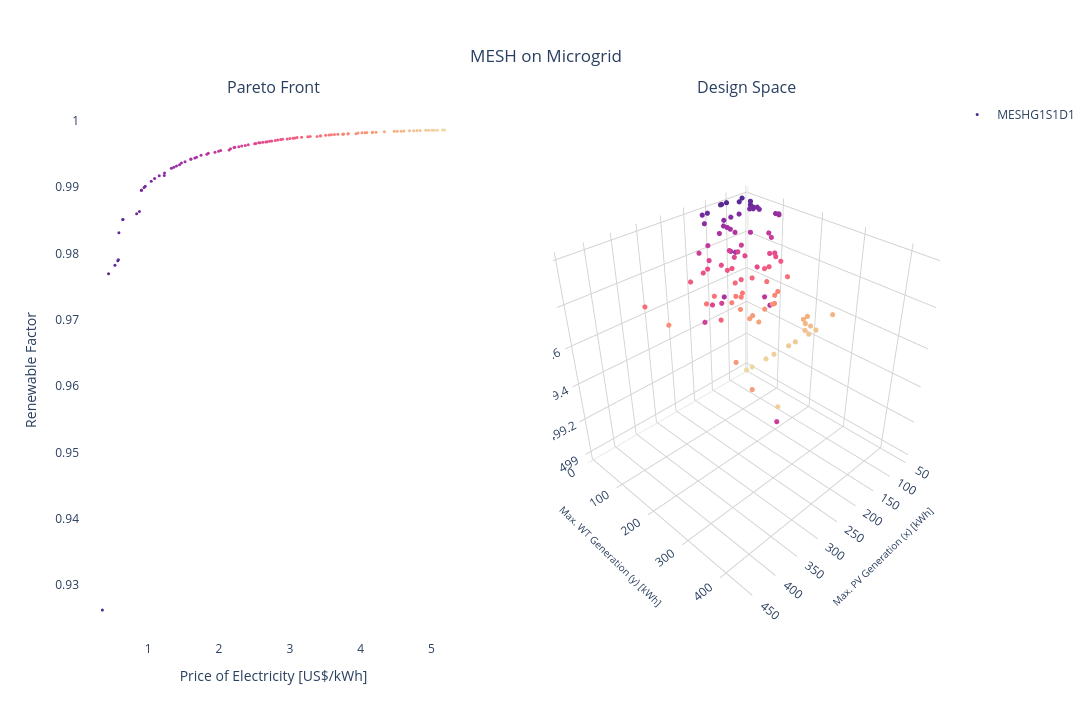

The cell this chart's notebook holds for it:
### Markdown cell above
### MESH - 2D:

### Code cell
design_space = []
pareto_front = []

objective_dim = 2
position_dim = 3
experiment_name = "LAG"

# Choosing the files
choose_global_best_attribution_type = [0] # [0, 1, 2, 3]
choose_dm_pool_type = [0] # [0, 1, 2]
choose_de_mutation_type = [0] # [0, 1, 2, 3, 4]

# Name of chosen files
file_names = [
        f"MESH_G{i+1}S{j+1}D{k+1}_{experiment_name}_{objective_dim}_{position_dim}.pkl"
        for i in choose_global_best_attribution_type
        for j in choose_dm_pool_type
        for k in choose_de_mutation_type
    ]
num_dataset = len(file_names) # Number of dataset

solid_colors = [mcolors.to_hex(cm.tab10(i)) for i in range(num_dataset + 1)] # List with solid colors

colorscales = pc.named_colorscales() # List of color scales
num_scales = len(colorscales)

for i in range(num_dataset):
  with open("../results/" + file_names[i], "rb") as f:
    r = pickle.load(f)
    design_space.append(
      go.Scatter3d(x=r['combined'][0][:,0],
                   y=r['combined'][0][:,1],
                   z=r['combined'][0][:,2],
                   mode='markers',
               	#    marker=dict(size=3, color=solid_colors[i]),
               	   marker=dict(size=3, color=r['combined'][1][:,0], colorscale=colorscales[(i+1) % num_scales]),
                   name='MESH - ' + file_names[i][5:11])
    )
    pareto_front.append(
      go.Scatter(x=r['combined'][1][:,0],
                 y=-r['combined'][1][:,1],
                 mode='markers',
             	#  marker=dict(size=3, color=solid_colors[i]),
             	 marker=dict(size=3, color=r['combined'][1][:,0], colorscale=colorscales[(i+1) % num_scales]),
                 name='MESH - ' + file_names[i][5:11],
                 showlegend=False)
    )

# Creating a subplot
fig = make_subplots(rows=1, cols=2, subplot_titles=("Pareto Front", "Design Space"), specs=[[{'type': 'scatter'}, {'type': 'scatter3d'}]])

for i in range(num_dataset):
    fig.add_trace(pareto_front[i], row=1, col=1)
    fig.add_trace(design_space[i], row=1, col=2)

# Setting layout
fig.update_layout(
    showlegend=True,
    # 2D layout
    xaxis=dict(
        title=dict(text='Price of Electricity [US$/kWh]', font=dict(size=14)),
    ),
    yaxis=dict(
        title=dict(text='Renewable Factor', font=dict(size=14)),
    ),
    # 3D layout
    scene=dict(
        camera=dict(
          eye=dict(x=1.5,y=1.5,z=1.5)
        ),
        xaxis=dict(
            title=dict(text='Max. PV Generation (x) [kWh]', font=dict(size=10)),
            backgroundcolor='white',  # X-axis background
            gridcolor='lightgray',    # Grid color on X axis 
            showbackground=True       # Show background
        ),
        yaxis=dict(
            title=dict(text='Max. WT Generation (y) [kWh]', font=dict(size=10)),
            backgroundcolor='white',  # Y-axis background
            gridcolor='lightgray',    # Grid color on Y axis
            showbackground=True       # Show background
        ),
        zaxis=dict(
            title=dict(text='Battery Capacity (z) [kWh]', font=dict(size=10)),
            backgroundcolor='white',  # Z-axis background
            gridcolor='lightgray',    # Grid color on Z axis
            showbackground=True       # Show background
        )
    ),
    title=dict(
        text='MESH on Microgrid',
        x=0.5,  # Centering the title
        xanchor='center',
        yanchor='top'
    ),
    #margin=dict(l=0, r=0, b=0, t=0), # Rearrange the margin
    width=1520,   # Figure width (pixels)
    height=720,  # Figure height (pixels)
    paper_bgcolor="white",
    plot_bgcolor='white'
)

# Showing the figure
fig.show()

### Figure 1 — Plotly figure (JSON) as saved in the notebook; plotly's stock layout.template omitted (floating-point values rounded to 4 significant figures)
{"data": [{"marker": {"color": [0.3547, 0.4427, 0.6441, 0.6441, 1.364, 1.329, 1.401, 0.9431, 0.5883, 0.9063, 0.9063, 1.044, 0.96, 0.5323, 0.5724, 0.5815, 1.092, 1.829, 2.143, 1.157, 1.995, 1.944, 2.163, 0.8385, 1.47, 1.231, 1.849, 0.8779, 1.443, 1.521, 1.604, 1.604, 1.747, 1.228, 2.68, 1.659, 2.662, 2.795, 1.684, 2.964, 2.223, 2.619, 2.414, 2.581, 3.046, 2.32, 3.429, 3.072, 2.024, 2.561, 2.37, 3.434, 2.213, 2.281, 2.871, 4.572, 3.254, 2.715, 3.747, 2.52, 3.102, 2.504, 2.898, 3.822, 3.822, 2.745, 4.474, 3.287, 4.019, 4.516, 2.83, 3.166, 4.611, 3.586, 4.69, 4.796, 3.679, 4.087, 3.63, 4.747, 4.839, 3.001, 3.759, 3.506, 3.961, 4.165, 4.165, 4.335, 4.919, 4.217, 3.553, 4.061, 4.957, 5.007, 5.04, 5.083, 5.156, 3.384, 3.933, 5.185], "colorscale": [[0, "rgb(75, 41, 145)"], [0.1667, "rgb(135, 44, 162)"], [0.3333, "rgb(192, 54, 157)"], [0.5, "rgb(234, 79, 136)"], [0.6667, "rgb(250, 120, 118)"], [0.8333, "rgb(246, 169, 122)"], [1, "rgb(237, 217, 163)"]], "size": 3}, "mode": "markers", "name": "MESHG1S1D1", "showlegend": false, "type": "scatter", "x": [0.3547, 0.4427, 0.6441, 0.6441, 1.364, 1.329, 1.401, 0.9431, 0.5883, 0.9063, 0.9063, 1.044, 0.96, 0.5323, 0.5724, 0.5815, 1.092, 1.829, 2.143, 1.157, 1.995, 1.944, 2.163, 0.8385, 1.47, 1.231, 1.849, 0.8779, 1.443, 1.521, 1.604, 1.604, 1.747, 1.228, 2.68, 1.659, 2.662, 2.795, 1.684, 2.964, 2.223, 2.619, 2.414, 2.581, 3.046, 2.32, 3.429, 3.072, 2.024, 2.561, 2.37, 3.434, 2.213, 2.281, 2.871, 4.572, 3.254, 2.715, 3.747, 2.52, 3.102, 2.504, 2.898, 3.822, 3.822, 2.745, 4.474, 3.287, 4.019, 4.516, 2.83, 3.166, 4.611, 3.586, 4.69, 4.796, 3.679, 4.087, 3.63, 4.747, 4.839, 3.001, 3.759, 3.506, 3.961, 4.165, 4.165, 4.335, 4.919, 4.217, 3.553, 4.061, 4.957, 5.007, 5.04, 5.083, 5.156, 3.384, 3.933, 5.185], "xaxis": "x", "y": [0.9262, 0.977, 0.9852, 0.9852, 0.993, 0.9929, 0.9932, 0.99, 0.9831, 0.9895, 0.9896, 0.9909, 0.9901, 0.9782, 0.9789, 0.9791, 0.9913, 0.995, 0.9956, 0.9917, 0.9954, 0.9953, 0.9958, 0.986, 0.9937, 0.9922, 0.9951, 0.9864, 0.9934, 0.9939, 0.9942, 0.9942, 0.9948, 0.9918, 0.9969, 0.9944, 0.9968, 0.9971, 0.9945, 0.9973, 0.996, 0.9968, 0.9964, 0.9967, 0.9974, 0.9962, 0.9977, 0.9974, 0.9956, 0.9967, 0.9963, 0.9978, 0.996, 0.9961, 0.9972, 0.9985, 0.9976, 0.997, 0.998, 0.9966, 0.9975, 0.9966, 0.9973, 0.9981, 0.9981, 0.997, 0.9984, 0.9977, 0.9982, 0.9985, 0.9971, 0.9976, 0.9985, 0.9979, 0.9985, 0.9986, 0.998, 0.9983, 0.998, 0.9985, 0.9986, 0.9973, 0.998, 0.9978, 0.9982, 0.9983, 0.9983, 0.9984, 0.9986, 0.9983, 0.9979, 0.9982, 0.9986, 0.9986, 0.9986, 0.9986, 0.9986, 0.9977, 0.9981, 0.9986], "yaxis": "y"}, {"marker": {"color": [0.3547, 0.4427, 0.6441, 0.6441, 1.364, 1.329, 1.401, 0.9431, 0.5883, 0.9063, 0.9063, 1.044, 0.96, 0.5323, 0.5724, 0.5815, 1.092, 1.829, 2.143, 1.157, 1.995, 1.944, 2.163, 0.8385, 1.47, 1.231, 1.849, 0.8779, 1.443, 1.521, 1.604, 1.604, 1.747, 1.228, 2.68, 1.659, 2.662, 2.795, 1.684, 2.964, 2.223, 2.619, 2.414, 2.581, 3.046, 2.32, 3.429, 3.072, 2.024, 2.561, 2.37, 3.434, 2.213, 2.281, 2.871, 4.572, 3.254, 2.715, 3.747, 2.52, 3.102, 2.504, 2.898, 3.822, 3.822, 2.745, 4.474, 3.287, 4.019, 4.516, 2.83, 3.166, 4.611, 3.586, 4.69, 4.796, 3.679, 4.087, 3.63, 4.747, 4.839, 3.001, 3.759, 3.506, 3.961, 4.165, 4.165, 4.335, 4.919, 4.217, 3.553, 4.061, 4.957, 5.007, 5.04, 5.083, 5.156, 3.384, 3.933, 5.185], "colorscale": [[0, "rgb(75, 41, 145)"], [0.1667, "rgb(135, 44, 162)"], [0.3333, "rgb(192, 54, 157)"], [0.5, "rgb(234, 79, 136)"], [0.6667, "rgb(250, 120, 118)"], [0.8333, "rgb(246, 169, 122)"], [1, "rgb(237, 217, 163)"]], "size": 3}, "mode": "markers", "name": "MESHG1S1D1", "scene": "scene", "type": "scatter3d", "x": [60.38, 75.28, 75.78, 75.78, 83.25, 86.14, 86.14, 87.46, 91.93, 91.93, 91.93, 91.93, 102.5, 110.8, 122.7, 125.4, 131.9, 135.0, 141.9, 151.6, 154.0, 154.9, 163.8, 167.9, 168.6, 169.4, 173.0, 179.7, 186.2, 186.2, 187.4, 187.4, 190.8, 202.1, 202.1, 204.2, 208.7, 210.3, 211.8, 216.6, 218.1, 224.9, 238.8, 241.1, 242.0, 244.9, 246.6, 251.2, 256.0, 256.0, 262.6, 278.2, 284.0, 284.3, 284.3, 284.3, 284.8, 287.9, 288.6, 288.6, 288.8, 290.2, 293.3, 299.4, 299.4, 310.6, 310.6, 312.3, 319.6, 319.8, 323.4, 324.7, 325.8, 325.9, 325.9, 328.4, 335.0, 335.9, 338.6, 338.7, 342.0, 354.4, 354.4, 358.8, 358.8, 358.8, 358.8, 364.7, 366.7, 366.9, 373.4, 373.4, 378.8, 394.5, 404.5, 418.1, 441.0, 442.9, 450, 450], "y": [10, 13.82, 38.52, 38.52, 124.0, 118.6, 127.5, 70.38, 24.7, 64.01, 64.01, 80.94, 66.25, 10, 10, 10, 70.38, 160.3, 196.1, 70.38, 172.9, 166.3, 189.8, 24.07, 102.3, 72.21, 147.3, 24.07, 91.55, 101.4, 111.2, 111.2, 127.5, 58.37, 238.4, 111.2, 233.4, 249.3, 111.2, 267.6, 175.2, 221.7, 190.4, 210.2, 267.6, 176.4, 313.2, 267.1, 135.1, 201.7, 175.4, 301.1, 147.3, 155.5, 229.0, 439.8, 276.1, 207.9, 335.8, 183.5, 255.7, 180.8, 228.6, 340.7, 340.7, 202.4, 417.1, 269.2, 357.1, 418.7, 207.9, 249.3, 428.0, 300.9, 437.8, 450, 308.7, 359.0, 301.2, 439.8, 450, 216.9, 310.9, 277.7, 334.3, 359.6, 359.6, 378.3, 450, 362.7, 277.7, 340.9, 450, 450, 450, 450, 450, 229.0, 294.3, 450], "z": [499.0, 500, 500.0, 500, 500, 500, 500, 500, 500, 500.0, 500, 500, 500, 500, 500, 500, 500, 499.6, 499.0, 500, 500, 499.7, 500, 500, 499.9, 500, 500, 500, 500, 500, 499.9, 500, 500, 500, 500, 499.7, 500, 500, 500, 500, 500, 499.9, 500, 500, 500, 500, 500, 500, 500, 500, 499.8, 500, 500, 499.7, 500, 500, 500, 500, 500, 499.8, 500.0, 500, 500, 500.0, 500, 500, 500, 500, 500, 500, 500, 499.8, 500, 500, 500, 500, 500, 500, 500, 500, 500, 500, 500, 500, 500, 499.7, 500, 500, 500, 500, 500.0, 499.8, 500, 499.8, 500, 500, 500, 500, 500, 500]}], "layout": {"annotations": [{"font": {"size": 16}, "showarrow": false, "text": "Pareto Front", "x": 0.225, "xanchor": "center", "xref": "paper", "y": 1, "yanchor": "bottom", "yref": "paper"}, {"font": {"size": 16}, "showarrow": false, "text": "Design Space", "x": 0.775, "xanchor": "center", "xref": "paper", "y": 1, "yanchor": "bottom", "yref": "paper"}], "height": 720, "paper_bgcolor": "white", "plot_bgcolor": "white", "scene": {"camera": {"eye": {"x": 1.5, "y": 1.5, "z": 1.5}}, "domain": {"x": [0.55, 1], "y": [0, 1]}, "xaxis": {"backgroundcolor": "white", "gridcolor": "lightgray", "showbackground": true, "title": {"font": {"size": 10}, "text": "Max. PV Generation (x) [kWh]"}}, "yaxis": {"backgroundcolor": "white", "gridcolor": "lightgray", "showbackground": true, "title": {"font": {"size": 10}, "text": "Max. WT Generation (y) [kWh]"}}, "zaxis": {"backgroundcolor": "white", "gridcolor": "lightgray", "showbackground": true, "title": {"font": {"size": 10}, "text": "Battery Capacity (z) [kWh]"}}}, "showlegend": true, "title": {"text": "MESH on Microgrid", "x": 0.5, "xanchor": "center", "yanchor": "top"}, "width": 1520, "xaxis": {"anchor": "y", "domain": [0, 0.45], "title": {"font": {"size": 14}, "text": "Price of Electricity [US$/kWh]"}}, "yaxis": {"anchor": "x", "domain": [0, 1], "title": {"font": {"size": 14}, "text": "Renewable Factor"}}}}
